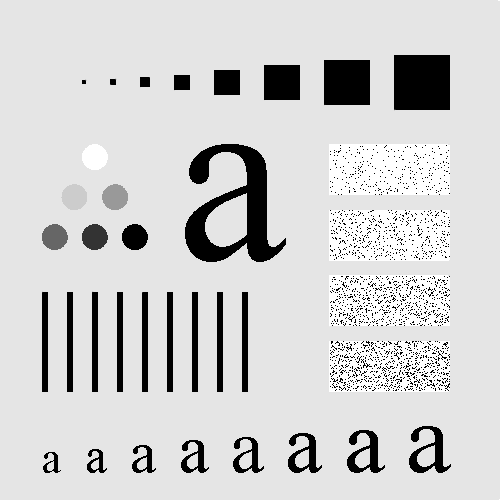
%> input picture lab3/Fig0413(a)(original_test_pattern).tif, 500 x 500 px
$ octave Generation.m   (GNU Octave 9; MATLAB toolbox functions it lacks are replaced by stand-ins)
%> lines starting %> are read from the running program, lines starting %| are printed output that depends on the picture
### lab3/paddedsize.m
function PQ = paddedsize(AB, CD, PARAM)
%PADDEDSIZE Computes padded sizes useful for FFT-based filtering.
%   PQ = PADDEDSIZE(AB), where AB is a two-element size vector,
%   computes the two-element size vector PQ = 2*AB.
%
%   PQ = PADDEDSIZE(AB, 'PWR2') computes the vector PQ such that
%   PQ(1) = PQ(2) = 2^nextpow2(2*m), where m is MAX(AB).
%
%   PQ = PADDEDSIZE(AB, CD), where AB and CD are two-element size
%   vectors, computes the two-element size vector PQ.  The elements
%   of PQ are the smallest even integers greater than or equal to
%   AB + CD - 1.
%
%   PQ = PADDEDSIZE(AB, CD, 'PWR2') computes the vector PQ such that
%   PQ(1) = PQ(2) = 2^nextpow2(2*m), where m is MAX([AB CD]).

%   Copyright 2002-2004 R. C. Gonzalez, R. E. Woods, & S. L. Eddins
%   Digital Image Processing Using MATLAB, Prentice-Hall, 2004
%   $Revision: 1.5 $  $Date: 2003/08/25 14:28:22 $

if nargin == 1
   PQ  = 2*AB;
elseif nargin == 2 & ~ischar(CD)
   PQ = AB + CD - 1;
   PQ = 2 * ceil(PQ / 2);
elseif nargin == 2
   m = max(AB); % Maximum dimension.

   % Find power-of-2 at least twice m.
   P = 2^nextpow2(2*m);
   PQ = [P, P];
elseif nargin == 3
   m = max([AB CD]); % Maximum dimension.
   P = 2^nextpow2(2*m);
   PQ = [P, P];
else
   error('Wrong number of inputs.')
end

### lab3/dftuv.m
function [U, V] = dftuv(M, N)
%DFTUV Computes meshgrid frequency matrices.
%   [U, V] = DFTUV(M, N) computes meshgrid frequency matrices U and
%   V.  U and V are useful for computing frequency-domain filter
%   functions that can be used with DFTFILT.  U and V are both
%   M-by-N.

%   Copyright 2002-2004 R. C. Gonzalez, R. E. Woods, & S. L. Eddins
%   Digital Image Processing Using MATLAB, Prentice-Hall, 2004
%   $Revision: 1.3 $  $Date: 2003/04/16 22:30:34 $

% Set up range of variables.
u = 0:(M - 1);
v = 0:(N - 1);

% Compute the indices for use in meshgrid.
idx = find(u > M/2);
u(idx) = u(idx) - M;
idy = find(v > N/2);
v(idy) = v(idy) - N;

% Compute the meshgrid arrays.
[V, U] = meshgrid(v, u);

### lab3/dftfilt.m
function g = dftfilt(f, H)
F=fft2(f,size(H,1), size(H,2));
g=real(ifft2(H.*F));
g=g(1:size(f,1),1:size(f,2));

### lab3/Generation.m
clear all;
close all;

f = imread('Fig0413(a)(original_test_pattern).tif');
%> f is the input picture: size 500x500 uint8; min 0, max 255, mean 207.4
PQ = paddedsize(size(f));
%> PQ = [1000 1000]
[U, V] = dftuv(PQ(1), PQ(2));  % generating the meshgrid array needed for distance computation
D0 = 0.05*PQ(2);
%> D0 = 50
F = fft2(double(f), PQ(1), PQ(2));
H = exp(-(U.^2+V.^2) / (2*(D0^2)));
g = dftfilt(double(f), H);
%> in dftfilt, `g=real(ifft2(H.*F));`:
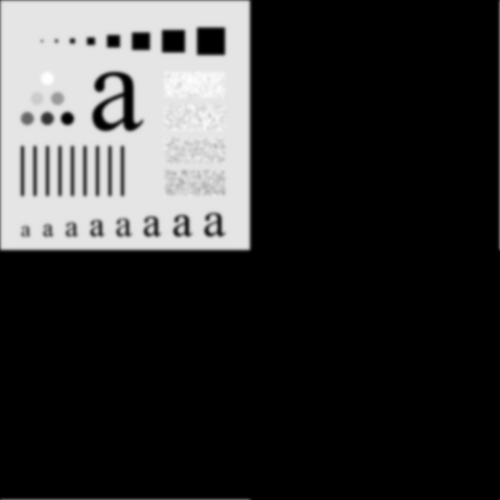
%> g: size 1000x1000 double (shown at 1/2 size); min -1.34e-13, max 255, mean 51.8; drawn with min black and max white
%> in dftfilt, `g=g(1:size(f,1),1:size(f,2));`:
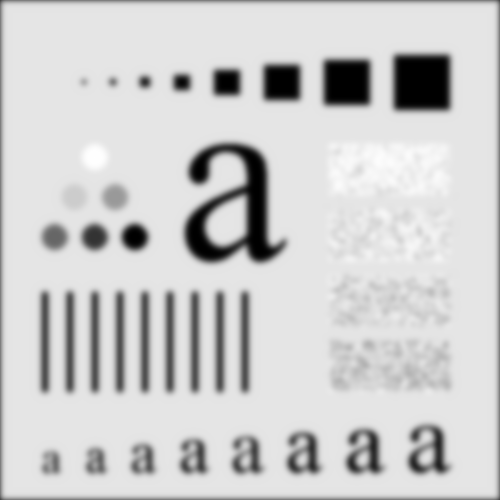
%> g: size 500x500 double; min -1.16e-14, max 255, mean 205.1; drawn with min black and max white
subplot(221); imshow(f, []);
title('the original image');
subplot(222); imshow(fftshift(H), []);
title('the original image');
subplot(223); imshow(log(1 + abs(fftshift(F))), []);
%> after `imshow(log(1 + abs(fftshift(F))), [])`:
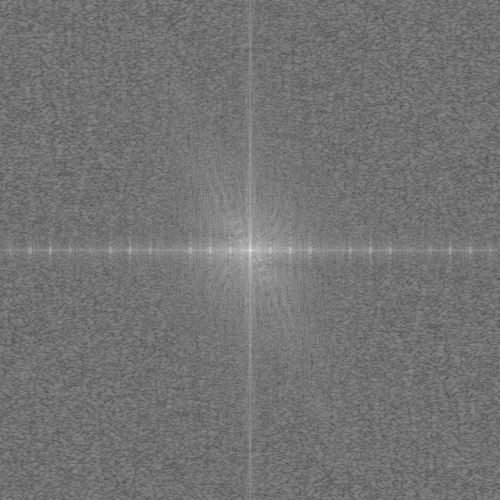
%> displayed picture: size 1000x1000, on the screen's scale of 0 to 255 (shown at 1/2 size); min 0, max 255, mean 115.3
title(' the Fourier spectrum of original image');
subplot(224); imshow(g, []);
title('the filtered image by Gaussian lowpass filter');
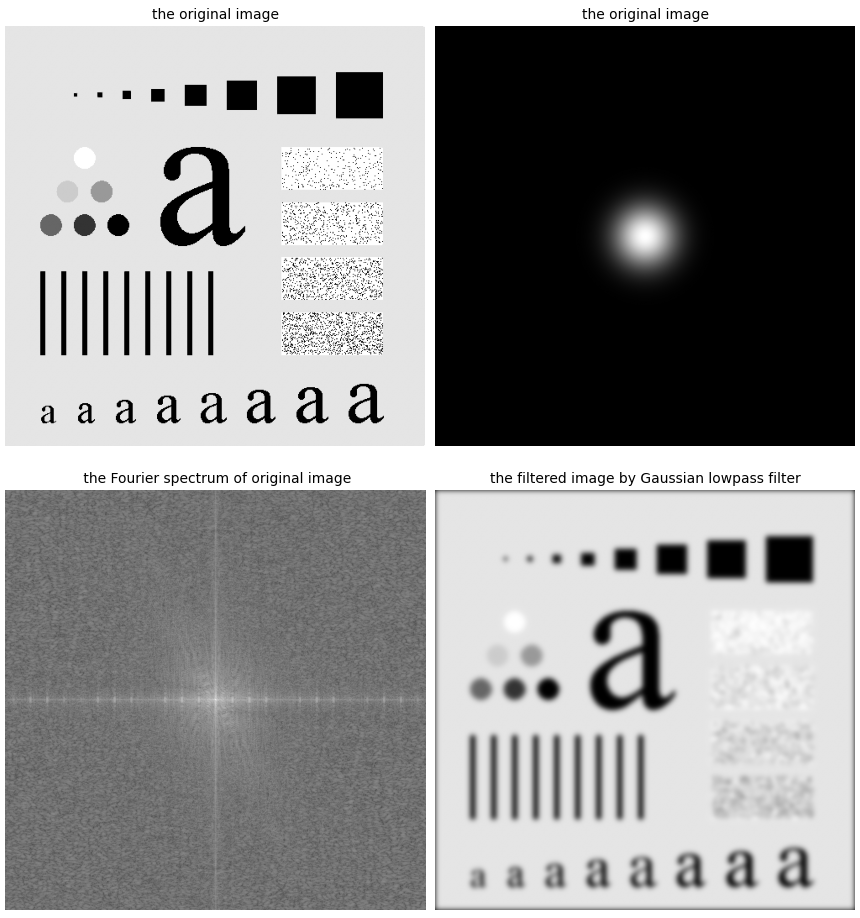
%> figure redrawn from the program's plot data, 4 panels
